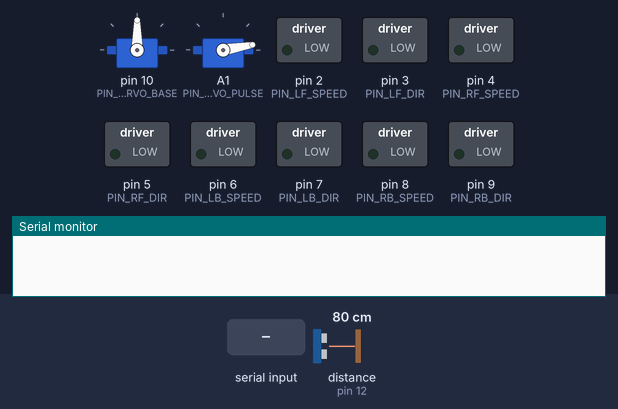
Bench run of a sketch on a simulated Arduino Uno, built with avr-gcc and run on an emulated ATmega328P. Parts: 2 × servo, switched loads named in the sketch (green lamp = pin HIGH), the last lines printed to the serial monitor. Wiring (inferred from the names in the program): ultrasonic range finder: trigger pin 11; echo pin 12. Inputs (shaded band) come from the test bench; at power-on: distance to the obstacle (sensor on pin 12) 80 cm. The echo pulse lasts 58.3 µs per cm; pins used as bus, display or sensor lines are not drawn.

Above: at 1.2 s.
1.3 s: "CELL:\n" received over Serial
At 2.1 s:
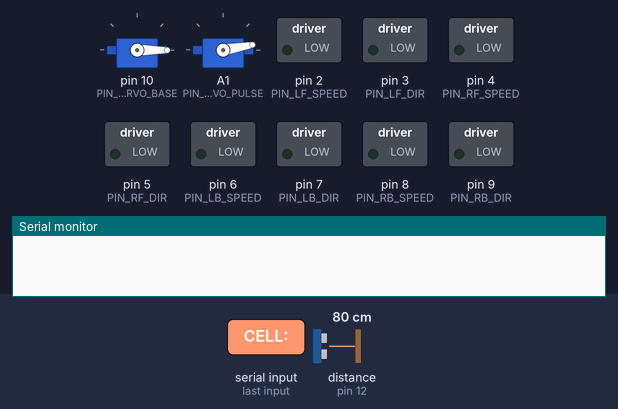
2.8 s: "DRIVE:\n" received over Serial
At 3.4 s:
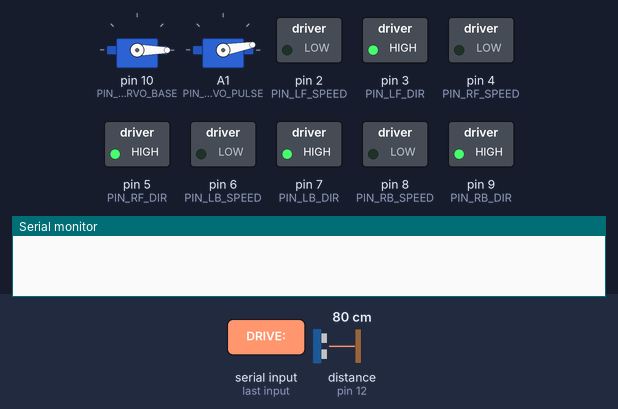
4.3 s: "ARM:EXTEND\n" received over Serial
At 5.5 s:
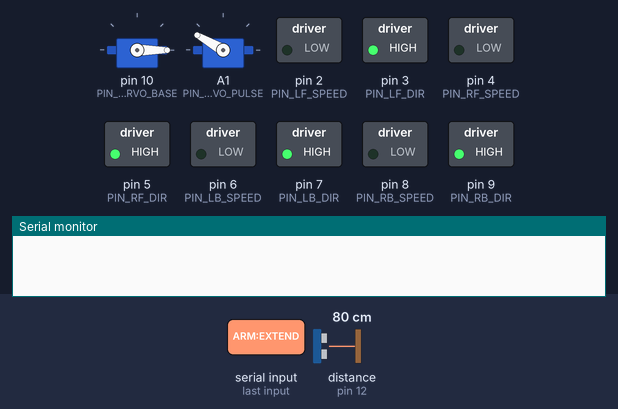
5.8 s: "DRIVE:90\n" received over Serial
At 8.2 s:
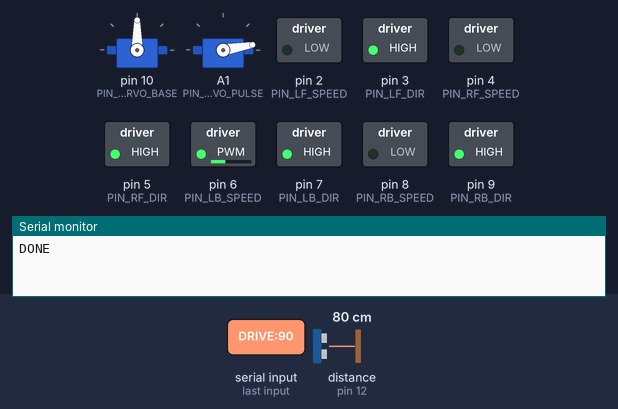
8.8 s: "ARM:LEFT\n" received over Serial
At 9.1 s:
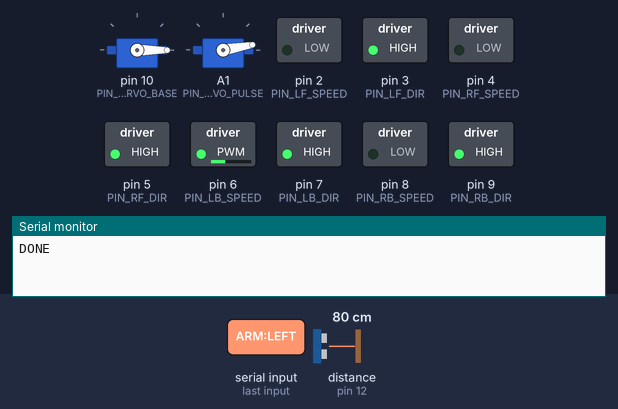
10.3 s: "DRIVE::45\n" received over Serial
At 11.4 s:
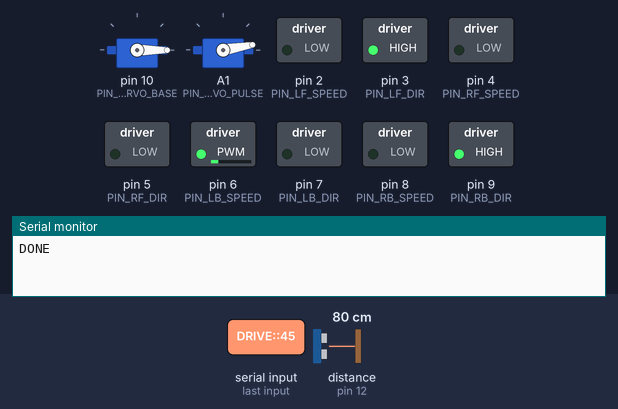
Timing chart, 0 to 12.8 s (numbered marks = the images above; inputs shaded):
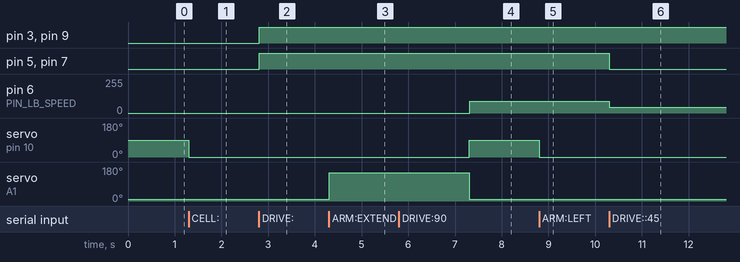

The sketch:

hardware.ino
```cpp
#include <Servo.h>

// ==================== АППАРАТНАЯ КОНФИГУРАЦИЯ ПИНОВ ====================
// Контакты управления 4-мя меканум-колёсами (ШИМ скорость и направление)
const int PIN_LF_SPEED = 2; const int PIN_LF_DIR = 3;  // Левое Переднее
const int PIN_RF_SPEED = 4; const int PIN_RF_DIR = 5;  // Правое Переднее
const int PIN_LB_SPEED = 6; const int PIN_LB_DIR = 7;  // Левое Заднее
const int PIN_RB_SPEED = 8; const int PIN_RB_DIR = 9;  // Правое Заднее

// Сервоприводы манипулятора
const int PIN_SERVO_BASE = 10;   // Поворот башни (Влево / Вправо)
const int PIN_SERVO_PULSE = A1;  // Выдвижение плеча руки вперед (Выдача предмета)

Servo baseServo;
Servo extendServo;

// Датчик парковки бампера безопасности "в упор" (HC-SR04)
const int PIN_TRIG = 11;
const int PIN_ECHO = 12;
// =======================================================================

const int cellAngles[] = {0, 10, 22, 35, 48, 60, 72, 85, 98, 110, 122, 135, 148, 160, 172, 185, 200};
int currentArmAngle = 90;

void setup() {
  Serial.begin(115200); // Открываем скоростной шнур связи с Orange Pi

  pinMode(PIN_LF_SPEED, OUTPUT); pinMode(PIN_LF_DIR, OUTPUT);
  pinMode(PIN_RF_SPEED, OUTPUT); pinMode(PIN_RF_DIR, OUTPUT);
  pinMode(PIN_LB_SPEED, OUTPUT); pinMode(PIN_LB_DIR, OUTPUT);
  pinMode(PIN_RB_SPEED, OUTPUT); pinMode(PIN_RB_DIR, OUTPUT);

  pinMode(PIN_TRIG, OUTPUT);
  pinMode(PIN_ECHO, INPUT);

  baseServo.attach(PIN_SERVO_BASE);
  extendServo.attach(PIN_SERVO_PULSE);

  baseServo.write(90);
  extendServo.write(10);
}

void loop() {
  // НЕПРЕРЫВНАЯ ПОДСТРАХОВКА БАМПЕРА: парктроник опрашивается постоянно
  long ultrasonicDist = getUltrasonicDistance();
  if (ultrasonicDist > 0 && ultrasonicDist <= 4) { // 4 см до ноги
    // Если робот еще ехал, шлем аварийный стоп-сигнал в Orange Pi
    Serial.println("BUMPER_STOP");
  }

  // Прием исполнительных команд вектора скоростей от Orange Pi по USB
  if (Serial.available() > 0) {
    String command = Serial.readStringUntil('\n');
    command.trim(); // Очищаем строку от мусорных символов

    // КОМАНДА 1: ИЗВЛЕЧЬ ИЗ ЯЧЕЙКИ
    if (command.startsWith("CELL:")) {
      int cellNum = command.substring(5).toInt();
      currentArmAngle = cellAngles[cellNum];
      baseServo.write(currentArmAngle); // Поворот руки к складу
    }

    // КОМАНДА 2: ДВИЖЕНИЕ ШАССИ (Принимает готовые разложенные скорости)
    if (command.startsWith("DRIVE:")) {
      // Парсим строку формата "DRIVE:forward:strafe"
      int firstColon = command.indexOf(':');
      int secondColon = command.indexOf(':', firstColon + 1);

      int forward = command.substring(firstColon + 1, secondColon).toInt();
      int strafe = command.substring(secondColon + 1).toInt();

      // Подаем мощности на колеса Илона
      moveMecanum(forward, strafe, 0);
    }

    // КОМАНДЫ 3: КОРРЕКТИРОВКА ОТ ИИ-ЗРЕНИЯ КАМЕРЫ
    if (command == "ARM:LEFT") {
      currentArmAngle -= 2;
      currentArmAngle = constrain(currentArmAngle, 0, 180);
      baseServo.write(currentArmAngle);
    }

    if (command == "ARM:RIGHT") {
      currentArmAngle += 2;
      currentArmAngle = constrain(currentArmAngle, 0, 180);
      baseServo.write(currentArmAngle);
    }

    if (command == "ARM:EXTEND") {
      moveMecanum(0, 0, 0); // На всякий случай полностью блокируем шасси
      extendServo.write(150); // Протягиваем руку вперед к человеку
      delay(3000);            // Время на забор детали

      extendServo.write(10);  // Втягиваем руку обратно
      baseServo.write(90);    // Сброс в центр

      Serial.println("DONE"); // Отчет в Python — робот свободен
    }
  }
}

// Распределитель крутящего момента для колес Илона (Mecanum)
void moveMecanum(int forward, int strafe, int turn) {
  int lf = forward + strafe + turn;
  int rf = forward - strafe - turn;
  int lb = forward - strafe + turn;
  int rb = forward + strafe - turn;

  setMotor(PIN_LF_SPEED, PIN_LF_DIR, lf);
  setMotor(PIN_RF_SPEED, PIN_RF_DIR, rf);
  setMotor(PIN_LB_SPEED, PIN_LB_DIR, lb);
  setMotor(PIN_RB_SPEED, PIN_RB_DIR, rb);
}

void setMotor(int speedPin, int dirPin, int speedValue) {
  if (speedValue >= 0) {
    digitalWrite(dirPin, HIGH);
    analogWrite(speedPin, constrain(speedValue, 0, 255));
  } else {
    digitalWrite(dirPin, LOW);
    analogWrite(speedPin, constrain(abs(speedValue), 0, 255));
  }
}

long getUltrasonicDistance() {
  digitalWrite(PIN_TRIG, LOW);
  delayMicroseconds(2);
  digitalWrite(PIN_TRIG, HIGH);
  delayMicroseconds(10);
  digitalWrite(PIN_TRIG, LOW);

  long duration = pulseIn(PIN_ECHO, HIGH, 20000);
  if (duration == 0) return -1;
  return duration / 29 / 2;
}
```

Measured:
- after the input at 1.3 s, servo on pin 10 (PIN_SERVO_BASE): 90° → 0° at once
- after the input at 2.8 s, pin 3 (PIN_LF_DIR), pin 5 (PIN_RF_DIR), pin 7 (PIN_LB_DIR), pin 9 (PIN_RB_DIR): LOW → HIGH at once
- after the input at 4.3 s, servo on A1 (PIN_SERVO_PULSE): 10° → 150° at once
- after the input at 5.8 s, pin 6 (PIN_LB_SPEED): 0/255 → 90/255 after 1.5 s
- after the input at 8.8 s, servo on pin 10 (PIN_SERVO_BASE): 90° → 0° at once
- after the input at 10.3 s, pin 5 (PIN_RF_DIR), pin 7 (PIN_LB_DIR): HIGH → LOW at once; pin 6 (PIN_LB_SPEED): 90/255 → 45/255 at once
